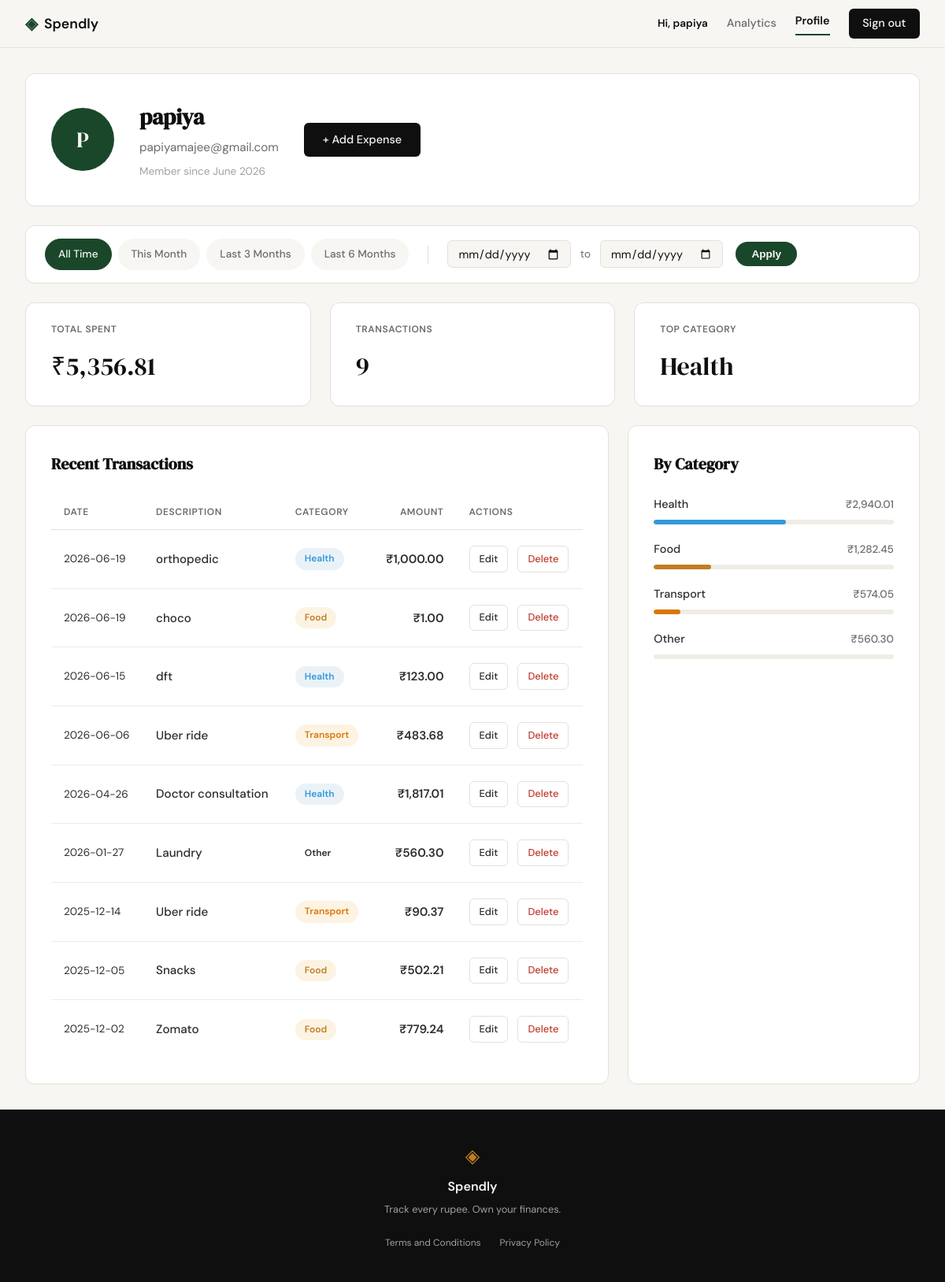
/profile (signed in), run on an earlier commit of the app's database.
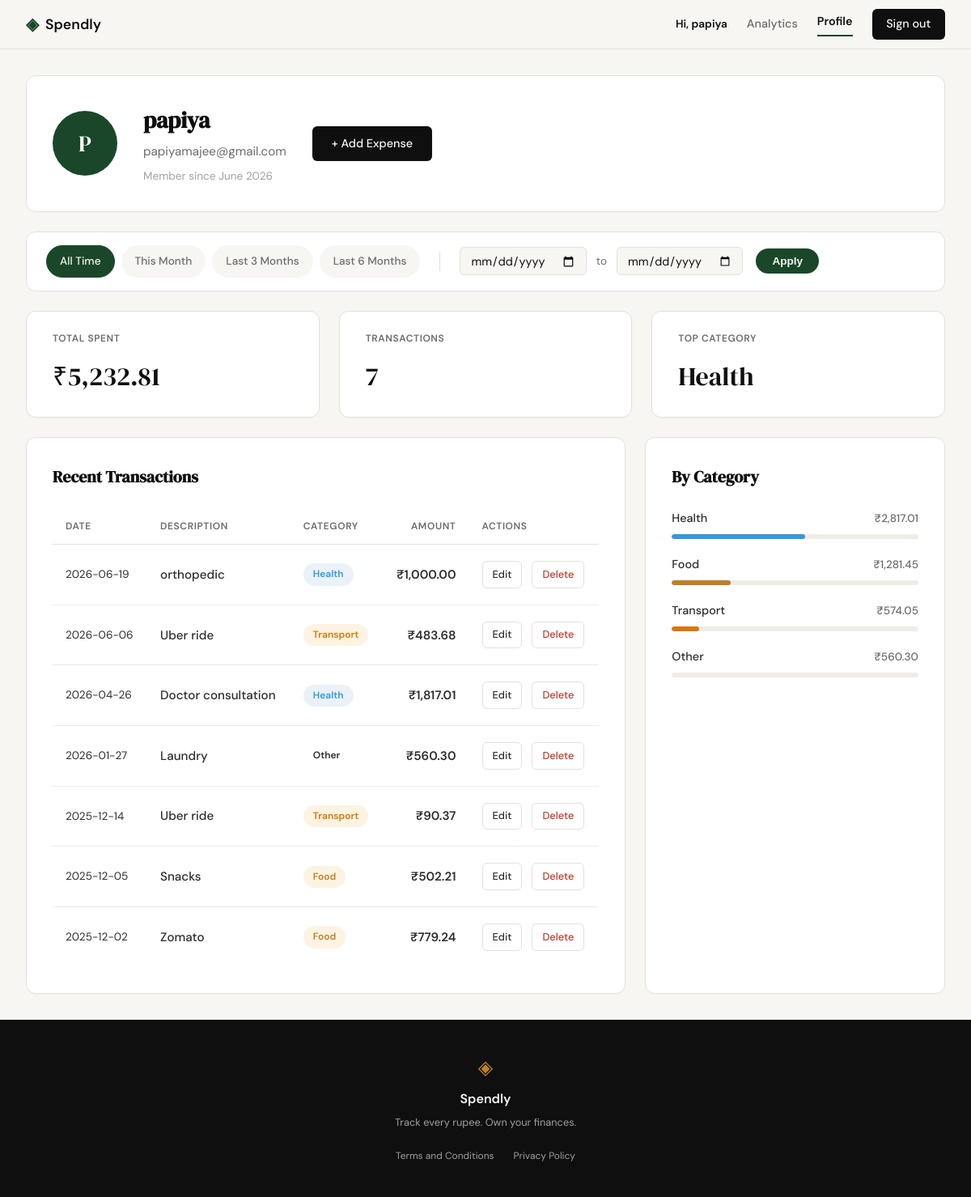
And on a later commit of the database.
### tables this page shows
CREATE TABLE expenses (
            id INTEGER PRIMARY KEY AUTOINCREMENT,
            user_id INTEGER NOT NULL,
            amount REAL NOT NULL,
            category TEXT NOT NULL,
            date TEXT NOT NULL,
            description TEXT,
            created_at TEXT DEFAULT CURRENT_TIMESTAMP,
            FOREIGN KEY (user_id) REFERENCES users(id)
        );

### app.py (the view, shortened to what this page needs)
@app.route("/profile")
def profile():
    if not session.get("user_id"):
        flash("Please log in to view your profile.", "error")
        return redirect(url_for("login"))
    user_id = session["user_id"]
    user_record = get_user_by_id(user_id)
    date_from_raw = request.args.get("date_from")
    date_to_raw = request.args.get("date_to")
    date_from = None
    date_to = None
    today = date.today()
    presets = {
        "this_month": {
            "from": today.replace(day=1).isoformat(),
            "to": today.isoformat()
        },
        "last_3_months": {
            "from": (today - timedelta(days=90)).isoformat(),
            "to": today.isoformat()
        },
        "last_6_months": {
            "from": (today - timedelta(days=180)).isoformat(),
            "to": today.isoformat()
        }
    }
    user_data = {
        "name": user_record["name"],
        "email": user_record["email"],
        "initials": "U"
    }
    try:
        dt_member = datetime.strptime(user_record["created_at"], "%Y-%m-%d %H:%M:%S")
        user_data["member_since"] = dt_member.strftime("%B %Y")
    except (ValueError, TypeError):
        user_data["member_since"] = "Unknown"
    names = user_data["name"].split()
    if len(names) >= 2:
        user_data["initials"] = (names[0][0] + names[-1][0]).upper()
    elif names:
        user_data["initials"] = names[0][0].upper()
    raw_stats = get_user_stats(user_id, date_from, date_to)
    stats = {
        "total_spent": f"₹{raw_stats['total_spent']:,.2f}",
        "count": raw_stats['count'],
        "top_category": raw_stats['top_category'] or "None"
    }
    raw_expenses = get_user_expenses(user_id, date_from, date_to)
    transactions = []
    for exp in raw_expenses:
        transactions.append({
            "id": exp["id"],
            "date": exp["date"],
            "desc": exp["description"],
            "category": exp["category"],
            "amount": f"₹{exp['amount']:,.2f}"
        })
    categories = get_category_breakdown(user_id, date_from, date_to)
    for cat in categories:
        cat["amount"] = f"₹{cat['amount']:,.2f}"
    return render_template("profile.html",
                           user=user_data,
                           stats=stats,
                           transactions=transactions,
                           categories=categories,
                           date_from=date_from,
                           date_to=date_to,
                           presets=presets)

### database/db.py (called while the page is built)
def get_db():
    conn = sqlite3.connect(DB_NAME)
    conn.row_factory = sqlite3.Row
    conn.execute("PRAGMA foreign_keys = ON;")
    return conn

def get_user_by_id(user_id):
    conn = get_db()
    cursor = conn.cursor()
    try:
        cursor.execute('SELECT * FROM users WHERE id = ?', (user_id,))
        return cursor.fetchone()
    finally:
        conn.close()

def get_user_expenses(user_id, date_from=None, date_to=None):
    conn = get_db()
    cursor = conn.cursor()
    try:
        query = 'SELECT * FROM expenses WHERE user_id = ?'
        params = [user_id]
        if date_from and date_to:
            query += ' AND date BETWEEN ? AND ?'
            params.extend([date_from, date_to])
        query += ' ORDER BY date DESC'
        cursor.execute(query, params)
        return cursor.fetchall()
    finally:
        conn.close()

### templates/profile.html (shortened to what the changed rows need)
{% extends "base.html" %}
{% block head %}
    <link rel="stylesheet" href="{{ url_for('static', filename='css/profile.css') }}">
{% endblock %}
{% block content %}
<div class="profile-container">
    <div class="profile-header-card">
        <div class="profile-details">
            <h1 class="profile-name">{{ user.name }}</h1>
        </div>
    </div>
    <div class="stats-row">
        <div class="stat-card">
            <div class="stat-label">TOTAL SPENT</div>
            <div class="stat-value">{{ stats.total_spent }}</div>
        </div>
        <div class="stat-card">
            <div class="stat-label">TRANSACTIONS</div>
            <div class="stat-value">{{ stats.count }}</div>
        </div>
    </div>
    <div class="profile-bottom-grid">
        <div class="history-card">
            <h2 class="section-title">Recent Transactions</h2>
            <div class="history-table-container">
                <table class="history-table">
                    <thead>
                        <tr>
                            <th>DATE</th>
                            <th>DESCRIPTION</th>
                            <th>CATEGORY</th>
                            <th class="td-amount">AMOUNT</th>
                            <th>ACTIONS</th>
                        </tr>
                    </thead>
                    <tbody>
                        {% for tx in transactions %}
                        <tr>
                            <td class="td-date">{{ tx.date }}</td>
                            <td class="td-desc">{{ tx.desc }}</td>
                            <td>
                                <span class="badge badge-{{ tx.category|lower }}">{{ tx.category }}</span>
                            </td>
                            <td class="td-amount">{{ tx.amount }}</td>
                            <td>
                                <a href="{{ url_for('edit_expense', id=tx.id) }}" class="btn-edit">Edit</a>
                                <a href="{{ url_for('delete_expense', id=tx.id) }}" class="btn-delete" onclick="return confirm('Are you sure you want to delete this expense?');">Delete</a>
                            </td>
                        </tr>
                        {% endfor %}
                    </tbody>
                </table>
            </div>
        </div>
        <div class="category-card">
            <h2 class="section-title">By Category</h2>
            <div class="category-list">
                {% for cat in categories %}
                <div class="category-item">
                    <div class="category-info">
                        <span class="category-name">{{ cat.name }}</span>
                        <span class="category-value">{{ cat.amount }}</span>
                    </div>
                    <div class="progress-bar">
                        <div class="progress-fill fill-{{ cat.class }}" style="width: {{ cat.percent }}%"></div>
                    </div>
                </div>
                {% endfor %}
            </div>
        </div>
    </div>
</div>
{% endblock %}

What changed in the data, as far as the page shows it:
removed expenses: date "2026-06-19", desc "choco", category "Food", amount "₹1.00"
removed expenses: date "2026-06-15", desc "dft", category "Health", amount "₹123.00"
Also different on the page:
{{ stats.total_spent }}: "₹5,356.81" → "₹5,232.81"
{{ stats.count }}: "9" → "7"
{{ cat.percent }}: 10 → 11 (drawn)
new list line: "Health ₹2,817.01"
new list line: "Food ₹1,281.45"
list line gone: "Health ₹2,940.01"
list line gone: "Food ₹1,282.45"
